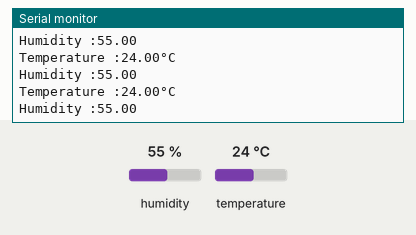
Simulated run of this sketch. Board: Arduino Uno, built with avr-gcc and run on an emulated ATmega328P. On the bench: the last lines printed to the serial monitor. Inputs (shaded band) come from the test bench; at power-on: humidity 55 %, temperature 24 °C.

Above: at 2.8 s.
2.9 s: humidity set to 22 %
At 5.5 s:
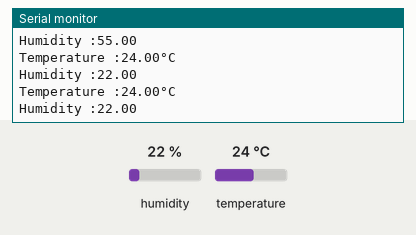
5.6 s: temperature set to 12 °C
At 7.5 s:
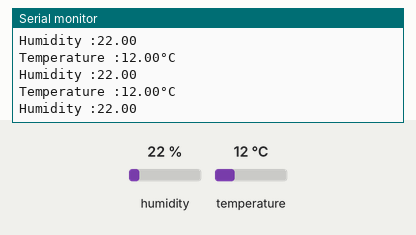
8.3 s: humidity set to 40 %
At 11.0 s:
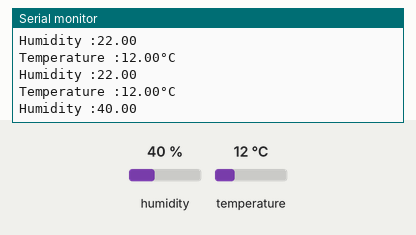
Timing chart, 0 to 12.5 s (numbered marks = the images above; inputs shaded):
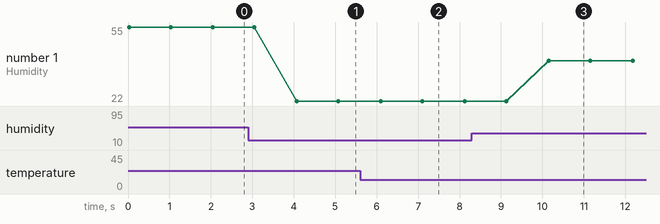

Measured:
- after the input at 2.9 s, the serial monitor: prints a new line after 1.2 s (image 1)
- after the input at 5.6 s, the serial monitor: prints a new line after 0.50 s (image 2)
- after the input at 8.3 s, the serial monitor: prints a new line after 1.9 s (image 3)
- plotted number 1: 55 → 22 after the input at 2.9 s, 22 → 40 after the input at 8.3 s

The sketch:

DHT_sensor_data_on_serial_port.ino
```cpp
#include "DHT.h"

#define DHTPIN 14

DHT dht(DHTPIN, DHT11);

void setup()
{
  Serial.begin(115200);
  dht.begin();
}

void loop()
{
  float temp = dht.readTemperature();
  float humi = dht.readHumidity();
  Serial.print("Temperature :");
  Serial.print(temp);
  Serial.println("°C");

  Serial.print("Humidity :");
  Serial.println(humi);
  delay(1000);
}
```
